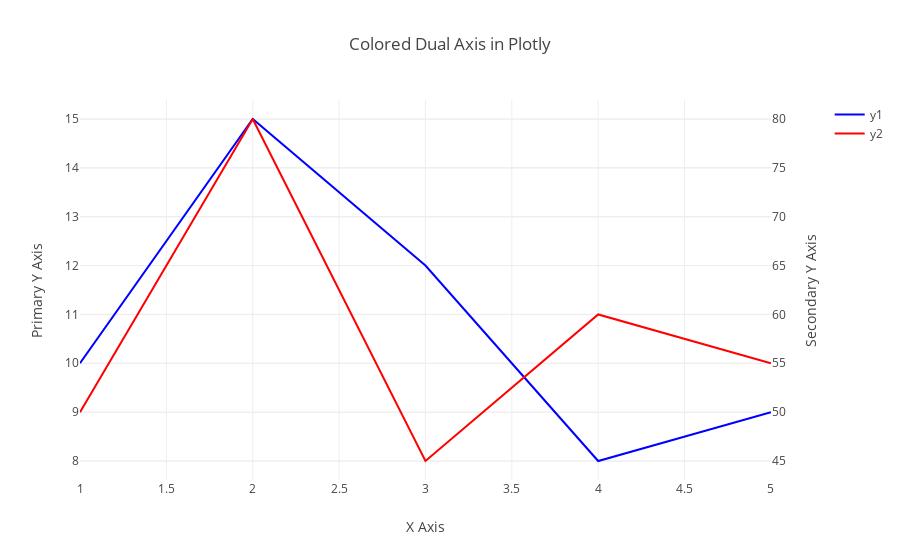

This figure's notebook cell:
### Code cell
import plotly.graph_objects as go
from plotly.subplots import make_subplots

# Sample data
x = [1, 2, 3, 4, 5]
y1 = [10, 15, 12, 8, 9]
y2 = [50, 80, 45, 60, 55]

# Create a subplot with secondary Y axis
fig = make_subplots(specs=[[{"secondary_y": True}]])

# Add traces/series with specific colors
fig.add_trace(go.Scatter(x=x, y=y1, mode='lines', name='y1', line=dict(color='blue')), secondary_y=False)
fig.add_trace(go.Scatter(x=x, y=y2, mode='lines', name='y2', line=dict(color='red')), secondary_y=True)

# Update layout and axis titles
fig.update_layout(title_text="Colored Dual Axis in Plotly")
fig.update_xaxes(title_text="X Axis")
fig.update_yaxes(title_text="Primary Y Axis", secondary_y=False)
fig.update_yaxes(title_text="Secondary Y Axis", secondary_y=True)

# Show figure
fig.show()

### Figure 1 — Plotly figure (JSON) as saved in the notebook; plotly's stock layout.template omitted (floating-point values rounded to 4 significant figures)
{"data": [{"line": {"color": "blue"}, "mode": "lines", "name": "y1", "type": "scatter", "x": [1, 2, 3, 4, 5], "xaxis": "x", "y": [10, 15, 12, 8, 9], "yaxis": "y"}, {"line": {"color": "red"}, "mode": "lines", "name": "y2", "type": "scatter", "x": [1, 2, 3, 4, 5], "xaxis": "x", "y": [50, 80, 45, 60, 55], "yaxis": "y2"}], "layout": {"title": {"text": "Colored Dual Axis in Plotly"}, "xaxis": {"anchor": "y", "domain": [0, 0.94], "title": {"text": "X Axis"}}, "yaxis": {"anchor": "x", "domain": [0, 1], "title": {"text": "Primary Y Axis"}}, "yaxis2": {"anchor": "x", "overlaying": "y", "side": "right", "title": {"text": "Secondary Y Axis"}}}}
